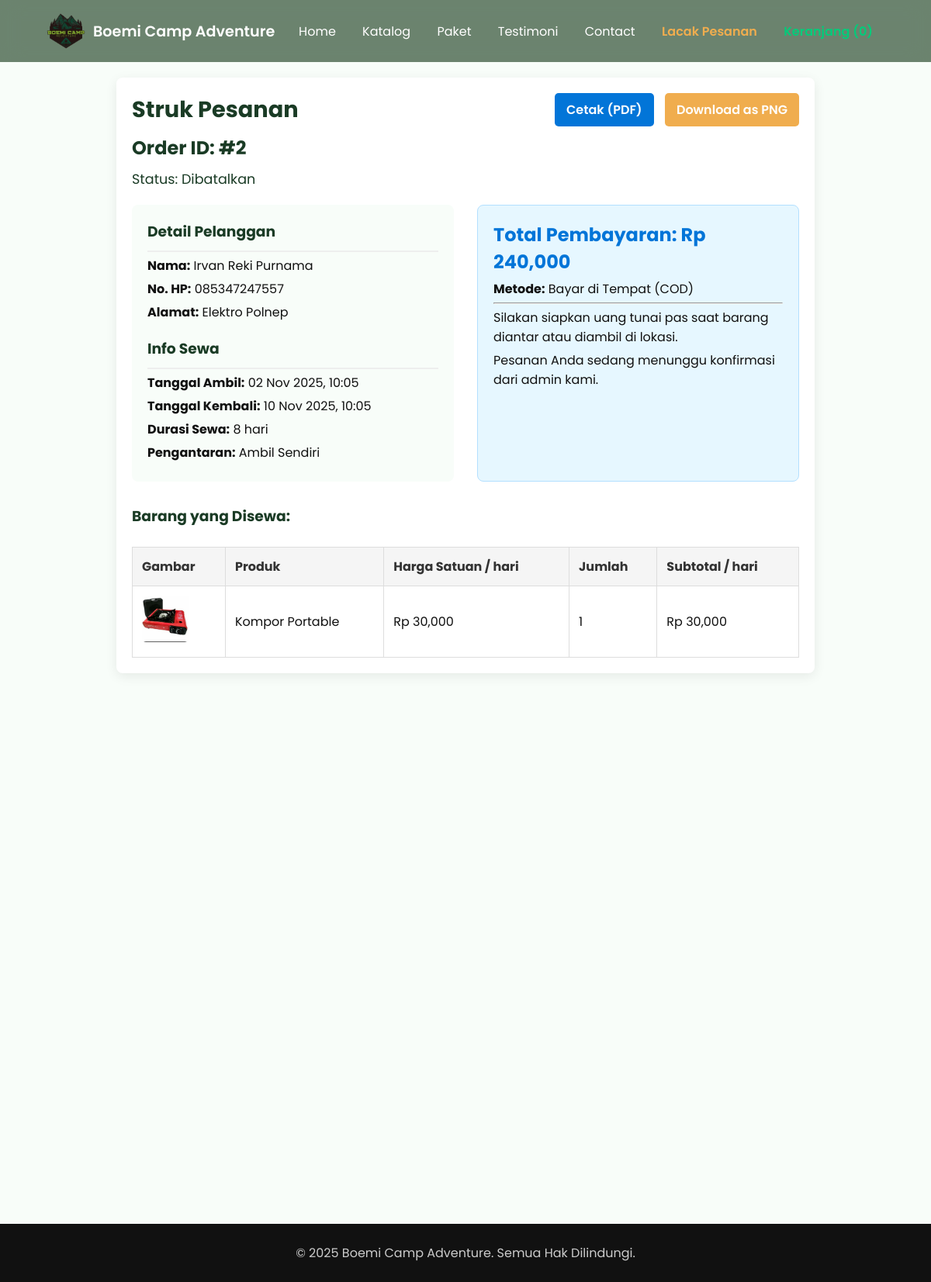
The app's page /struk.php?order_id=2 (signed in) with its own data.
### tables this page shows
CREATE TABLE `orders` (
  `order_id` int(11) NOT NULL,
  `nama_pelanggan` varchar(100) NOT NULL,
  `no_hp` varchar(20) NOT NULL,
  `alamat` text DEFAULT NULL,
  `tanggal_ambil` datetime NOT NULL,
  `tanggal_kembali` datetime NOT NULL,
  `metode_pengantaran` varchar(50) NOT NULL,
  `metode_pembayaran` varchar(50) NOT NULL,
  `total_harga` decimal(10,2) NOT NULL,
  `status_pesanan` varchar(50) NOT NULL DEFAULT 'Menunggu Pembayaran',
  `bukti_pembayaran` varchar(255) DEFAULT NULL,
  `order_created_at` timestamp NOT NULL DEFAULT current_timestamp()
);

CREATE TABLE `order_items` (
  `item_id` int(11) NOT NULL,
  `order_id` int(11) NOT NULL,
  `product_id` int(11) NOT NULL,
  `jumlah_sewa` int(11) NOT NULL,
  `harga_saat_sewa` decimal(10,2) NOT NULL
);

CREATE TABLE `products` (
  `id` int(11) NOT NULL,
  `name` varchar(100) NOT NULL,
  `description` text NOT NULL,
  `price` decimal(10,2) NOT NULL,
  `image_url` text DEFAULT NULL,
  `category` varchar(50) DEFAULT NULL,
  `stock` int(11) DEFAULT 0,
  `group_id` int(11) DEFAULT NULL,
  `created_at` datetime DEFAULT current_timestamp(),
  `updated_at` datetime DEFAULT current_timestamp() ON UPDATE current_timestamp()
);

### struk.php (the view, shortened to what this page needs)
<?php
include 'header.php';
include 'koneksi.php';
$order_id = (int)$_GET['order_id'];
$is_admin = isset($_SESSION['status_login']) && $_SESSION['status_login'] == true;
$stmt_order = $koneksi->prepare("SELECT * FROM orders WHERE order_id = ?");
$stmt_order->bind_param("i", $order_id);
$stmt_order->execute();
$order = $stmt_order->get_result()->fetch_assoc();
$stmt_items = $koneksi->prepare("
    SELECT oi.*, p.name, p.image_url
    FROM order_items oi
    JOIN products p ON oi.product_id = p.id
    WHERE oi.order_id = ?
");
$stmt_items->bind_param("i", $order_id);
$stmt_items->execute();
$items = $stmt_items->get_result();
$tgl_ambil = new DateTime($order['tanggal_ambil']);
$tgl_kembali = new DateTime($order['tanggal_kembali']);
$durasi_interval = $tgl_ambil->diff($tgl_kembali);
$durasi_hari = $durasi_interval->days;
?>
<div class="cart-page-container">
    <div class="admin-header">
        <h1>Struk Pesanan</h1>
        <?php if ($is_admin): ?>
        <div>
            <a href="#" onclick="window.print(); return false;" class="btn-print">Cetak (PDF)</a>
            <a href="#" id="download-png" class="btn-png">Download as PNG</a>
        </div>
        <?php endif; ?>
    </div>
    <div id="struk-area">
        <h2 style="color: #1a3b25; margin-top: 10px;">Order ID: #<?php echo $order['order_id']; ?></h2>
        <p style="font-size: 1.1rem; color: #1a3b25; margin-top: 10px;">
            Status: <?php echo htmlspecialchars($order['status_pesanan']); ?>
        </p>
        <div class="struk-grid">
            <div class="struk-box">
                <h3>Detail Pelanggan</h3>
                <p><strong>Nama:</strong> <?php echo htmlspecialchars($order['nama_pelanggan']); ?></p>
                <p><strong>No. HP:</strong> <?php echo htmlspecialchars($order['no_hp']); ?></p>
                <p><strong>Alamat:</strong> <?php echo nl2br(htmlspecialchars($order['alamat'])); ?></p>
                <h3 style="margin-top: 20px;">Info Sewa</h3>
                <p><strong>Tanggal Ambil:</strong> <?php echo $tgl_ambil->format('d M Y, H:i'); ?></p>
                <p><strong>Tanggal Kembali:</strong> <?php echo $tgl_kembali->format('d M Y, H:i'); ?></p>
                <p><strong>Durasi Sewa:</strong> <?php echo $durasi_hari; ?> hari</p>
                <p><strong>Pengantaran:</strong> <?php echo htmlspecialchars($order['metode_pengantaran']); ?></p>
            </div>
            <?php if ($order['metode_pembayaran'] == 'Transfer'): ?>
                <div class="struk-box payment-box transfer">
                    <h2>Total Pembayaran: Rp <?php echo number_format($order['total_harga']); ?></h2>
                    <p><strong>Metode:</strong> Transfer Bank (Manual)</p>
                    <hr>
                    <p>Silakan lakukan pembayaran ke rekening berikut:</p>
                    <p><strong>Bank BCA:</strong> 1234567890</p>
                    <p><strong>Atas Nama:</strong> Boemi Camp Adventure</p>
                    <hr>
                    <p>Setelah melakukan pembayaran, harap segera lakukan konfirmasi.</p>
                    <?php if ($order['status_pesanan'] == 'Menunggu Pembayaran'): ?>
                    <a href="konfirmasi_pembayaran.php?order_id=<?php echo $order['order_id']; ?>" class="btn-konfirmasi">
                        Konfirmasi Pembayaran Sekarang
                    </a>
                    <?php endif; ?>
                </div>
            <?php else:  ?>
                <div class="struk-box payment-box cod">
                    <h2>Total Pembayaran: Rp <?php echo number_format($order['total_harga']); ?></h2>
                    <p><strong>Metode:</strong> Bayar di Tempat (COD)</p>
                    <hr>
                    <p>Silakan siapkan uang tunai pas saat barang diantar atau diambil di lokasi.</p>
                    <p>Pesanan Anda sedang menunggu konfirmasi dari admin kami.</p>
                </div>
            <?php endif; ?>
        </div>
        <h3 style="margin-top: 30px; color: #1a3b25;">Barang yang Disewa:</h3>
        <table>
            <thead> <tr> <th>Gambar</th> <th>Produk</th> <th>Harga Satuan / hari</th> <th>Jumlah</th> <th>Subtotal / hari</th> </tr> </thead>
            <tbody>
                <?php while($item = $items->fetch_assoc()): ?>
                <tr>
                    <td><img src="images/<?php echo $item['image_url']; ?>" alt="<?php echo $item['name']; ?>"></td>
                    <td><?php echo htmlspecialchars($item['name']); ?></td>
                    <td>Rp <?php echo number_format($item['harga_saat_sewa']); ?></td>
                    <td><?php echo $item['jumlah_sewa']; ?></td>
                    <td>Rp <?php echo number_format($item['harga_saat_sewa'] * $item['jumlah_sewa']); ?></td>
                </tr>
                <?php endwhile; ?>
            </tbody>
        </table>
    </div>
</div>
<?php include 'footer.php'; ?>

### styles.css (style rules this page uses)
* { margin: 0; padding: 0; box-sizing: border-box; font-family: "Poppins", sans-serif; }
html, body { scroll-behavior: smooth; background: #f8fdf9; color: #111; }

### struk.php (style rules this page uses)
.cart-page-container { max-width: 900px; margin: 30px auto; padding: 20px; background: #fff; border-radius: 8px; box-shadow: 0 4px 15px rgba(0,0,0,0.08); margin-top: 100px; min-height: 400px; }
.admin-header { display: flex; justify-content: space-between; align-items: center; flex-wrap: wrap; gap: 10px; }
.admin-header h1 { font-size: 1.8rem; color: #1a3b25; margin: 0; }
table { width: 100%; border-collapse: collapse; margin-top: 25px; }
th, td { border: 1px solid #ddd; padding: 12px; text-align: left; vertical-align: middle; }
th { background: #f5f5f5; color: #333; }
td img { width: 60px; height: 60px; object-fit: cover; border-radius: 5px; }
.struk-grid { display: grid; grid-template-columns: 1fr 1fr; gap: 30px; margin-top: 20px; }
.struk-box { background: #f8fdf9; padding: 20px; border-radius: 8px; }
.struk-box h3 { margin-top: 0; color: #1a3b25; border-bottom: 2px solid #eee; padding-bottom: 10px; }
.struk-box p { margin: 5px 0; }
.payment-box.cod { background: #e6f7ff; border: 1px solid #b3e0ff; }
.payment-box h2 { color: #d9534f; margin-top: 0; }
.payment-box.cod h2 { color: #0275d8; }
.btn-print { background: #0275d8; color: white; padding: 10px 15px; text-decoration: none; border-radius: 5px; font-weight: 600; }
.btn-png { background: #f0ad4e; color: white; padding: 10px 15px; text-decoration: none; border-radius: 5px; font-weight: 600; margin-left: 10px; }

### records on screen
orders: order_id "2", status_pesanan "Dibatalkan", nama_pelanggan "Irvan Reki Purnama", no_hp "085347247557", alamat "Elektro Polnep", tanggal_ambil "02 Nov 2025, 10:05", tanggal_kembali "10 Nov 2025, 10:05", durasi_hari "8", metode_pengantaran "Ambil Sendiri", total_harga "240,000"
order_items: product.image_url (picture), product.name "Kompor Portable", harga_saat_sewa "30,000", jumlah_sewa "1", $item['harga_saat_sewa'] * $item['jumlah_sewa'] "30,000"
